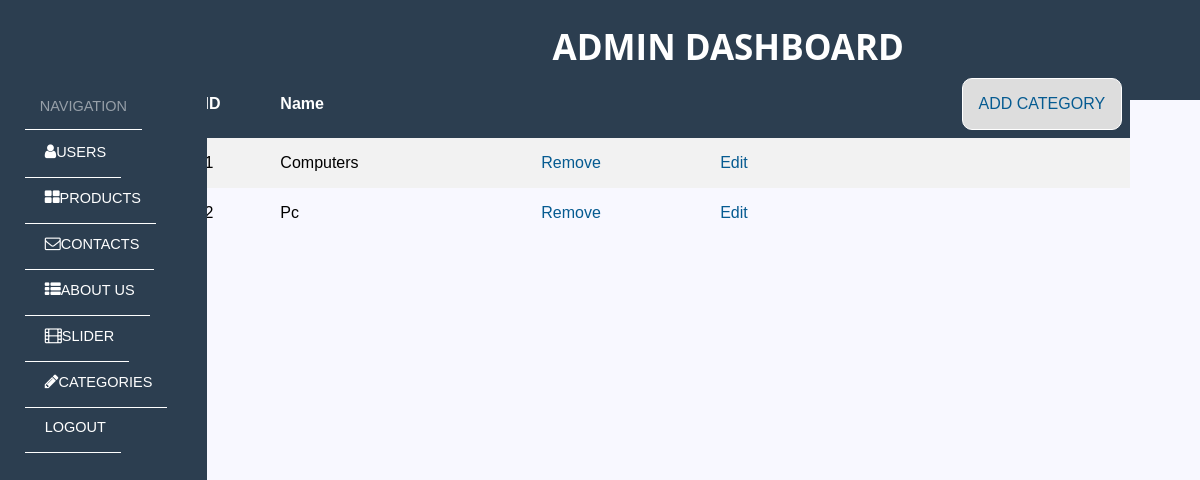
Page /backend/categories.php (signed in) on the earlier database version.
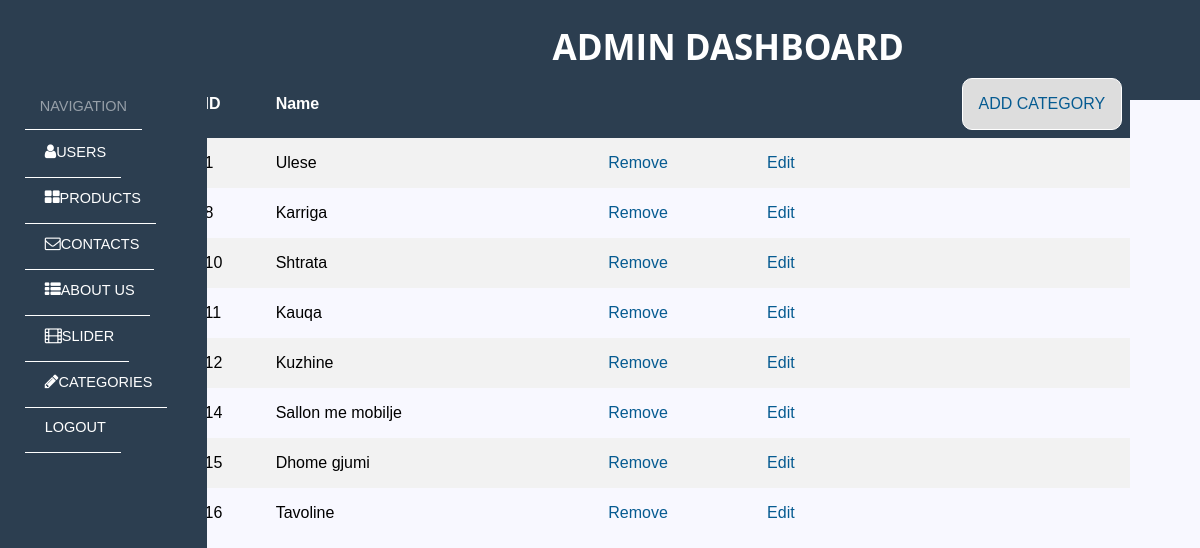
Same page on the later database version.
### tables this page shows
CREATE TABLE `categories` (
  `id` int(11) NOT NULL,
  `name` varchar(255) NOT NULL
);

### backend/controllers/CategoryController.php (called while the page is built, shortened)
<?php
class CategoryController
{
    protected $database;
    public function __construct()
    {
        $this->database = new Database;
    }
    public function all()
    {
        $query = $this->database->pdo->query('SELECT * FROM categories');
        return $query->fetchAll();
    }
}

### backend/core/Database.php (called while the page is built, shortened)
<?php
class Database
{
    public function __construct()
    {
        $host = "localhost";
        $user = "root";
        $password = "";
        $db_name = "flex-furniture-1";
        try {
            $link = new PDO("mysql:host=$host;dbname=$db_name", $user, $password);
            $this->pdo = $link;
        } catch (PDOException $e) {
            die('DIE' . $e->getMessage());
        }
    }
}
?>

### backend/categories.php (the view, shortened to what this page needs)
<?php
require './controllers/CategoryController.php';
$category = new CategoryController();
$categories = $category->all();
?>
<!DOCTYPE html>
<html lang="en">
<head>
    <link rel="stylesheet" type="text/css" media="screen" href="../css/admin.css">
    <link rel="stylesheet" href="https://cdnjs.cloudflare.com/ajax/libs/font-awesome/4.7.0/css/font-awesome.min.css">
</head>
<body>
<div class="dashboard-wrapper">
    <?php include 'inc/sidebar.php' ?>
    <div id="dashboard-container">
        <div class="content-title">
            <h1 class="page-title"><a href="users.php">Admin Dashboard</a></h1>
        </div>
        <div class="main-content">
            <table class="table">
                <tr class="table-head">
                    <th>ID</th>
                    <th>Name</th>
                    <th></th>
                    <th></th>
                    <th>
                        <button id="myBtn" class="button1">ADD CATEGORY</button>
                    </th>
                </tr>
                <?php foreach ($categories as $category) : ?>
                    <tr>
                        <td><?php echo $category['id'] ?></td>
                        <td><?php echo $category['name'] ?></td>
                        <td></td>
                        <td>
                            <a href="controllers/functions/delete-category.php?id=<?php echo $category["id"] ?>">Remove</a>
                        </td>
                        <td><a href="controllers/functions/edit-category.php?id=<?php echo $category["id"] ?>">Edit</a>
                        </td>
                    </tr>
                <?php endforeach ?>
            </table>
        </div>
    </div>
</div>
</body>
</html>

### backend/inc/sidebar.php (shortened to what this page needs)
<?php
$path = '/flex-furniture/backend/';
?>
<!DOCTYPE html>
<html lang="en">
<head>
    <link rel="stylesheet" type="text/css" media="screen" href="../../css/admin.css">
</head>
<body>
<nav id="dashboard-sidebar">
    <ul>
        <li><span>Navigation</span></li>
        <li><a href="<?php echo $path . 'users.php'; ?>">Users</a></li>
        <li><a href="<?php echo $path . 'products.php'; ?>">Products</a></li>
        <li><a href="<?php echo $path . 'contacts.php'; ?>">Contacts</a></li>
        <li><a href="<?php echo $path . 'admin_about.php'; ?>">About Us</a></li>
        <li><a href="<?php echo $path . 'slider.php'; ?>">Slider</a></li>
        <li><a href="<?php echo $path . 'categories.php'; ?>">Categories</a></li>
        <li><a href="<?php echo $path . 'controllers/functions/logout.php'; ?>">Logout</a></li>
    </ul>
</nav>
</body>
</html>

### css/admin.css (style rules this page uses)
* { box-sizing: border-box; }
body { height: 100%; width: 100%; font-family: Verdana, Geneva, Tahoma, sans-serif; margin: 0; padding: 0; background-color: ghostwhite; display: flex; flex-direction: column; flex-wrap: wrap; }
nav { width: 100%; z-index: 2; position: relative; }
nav ul { width: 80%; margin: 0 auto; padding: 0; }
nav ul li { height: 40px; list-style: none; display: inline-block; padding-top: 13px; font-size: 14.5px; padding-left: 4px; padding-right: 4px; }
nav ul li a { color: #065b91; text-decoration: none; text-transform: uppercase; }
#dashboard-sidebar { width: 250px; background: #2C3E50; padding-top: 60px; }
#dashboard-sidebar ul span { display: block; padding: 15px; color: rgba(255, 255, 255, .5); text-transform: uppercase; border-bottom: 1px solid #ffff; }
#dashboard-sidebar ul a { position: relative; display: block; padding: 15px 15px 17px 20px; color: #fff; border-bottom: 1px solid #ffff; }
#dashboard-sidebar ul a:before { font: normal 16px fontawesome; top: 15px; left: 18px; }
#dashboard-sidebar ul li:nth-child(2) a:before { content: '\f007'; }
#dashboard-sidebar ul li:nth-child(3) a:before { content: '\f009'; }
#dashboard-sidebar ul li:nth-child(4) a:before { content: '\f003'; }
#dashboard-sidebar ul li:nth-child(5) a:before { content: '\f00b'; }
#dashboard-sidebar ul li:nth-child(6) a:before { content: '\f008'; }
#dashboard-sidebar ul li:nth-child(7) a:before { content: '\f040'; }
#dashboard-container { display: flex; flex-direction: column; justify-content: flex-start; width: 100%; height: 1100px; }
.dashboard-wrapper { margin: 0; display: flex; min-height: 100%; }
.content-title { width: 100%; height: 100px; background-color: #2C3E50; }
.page-title { font-family: 'Open Sans', sans-serif; font-size: 35px; text-transform: uppercase; padding-left: 5%; text-align: center; }
.page-title a { text-decoration: none; color: #ffff; }
.main-content { width: 100%; min-height: 630px; padding-bottom: 10%; margin-top: -100px; margin-left: -50px; }
.main-content table { border-radius: inherit; box-shadow: red 1px; }
.table { border-collapse: collapse; border-spacing: 0; width: 94%; margin-top: 7%; margin-left: 4%; }
.table th, td { text-align: left; padding: 8px; }
.table td a { text-decoration: none; color: #065b91; }
.table tr { height: 50px; }
.table tr:nth-child(even) { background-color: #f2f2f2; }
.table-head { color: #fff; height: 60px; background-color: #2C3E50; }
.button1 { background-color: #dddddd; float: right; border: none; color: #065b91; padding: 16px 16px; text-align: center; text-decoration: none; font-size: 16px; cursor: pointer; border: 1px solid white; border-radius: 10px; }

Differences in the rows shown:
removed categories: id "2", name "Pc"
changed categories id 1: name "Computers" → "Ulese"
added categories: id "8", name "Karriga"
added categories: id "10", name "Shtrata"
added categories: id "11", name "Kauqa"
added categories: id "12", name "Kuzhine"
added categories: id "14", name "Sallon me mobilje"
added categories: id "15", name "Dhome gjumi"
added categories: id "16", name "Tavoline"
